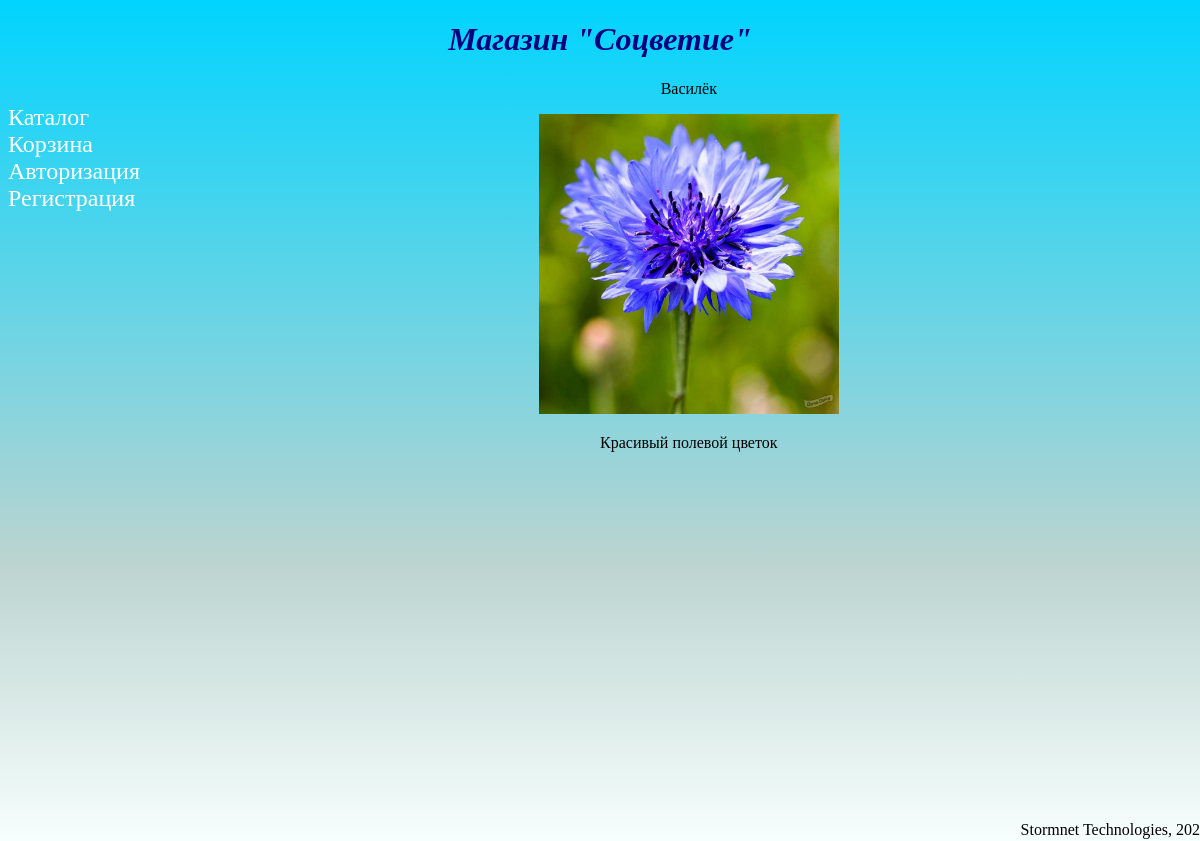
The app's page /vasilyok with its own data.
### Main/models.py (models this page shows, shortened)
class Flowers(models.Model):
    name = models.CharField(max_length=50)
    price = models.DecimalField(decimal_places=2, max_digits=6)
    description = models.TextField(max_length=100)
    photo = models.ImageField(upload_to='flowers')
    quantity = models.PositiveIntegerField()
    slug = models.SlugField(max_length=50, default=' ')

### Main/views.py (the view)
# urls.py: path('<slug:slug>', FlowerDetailView.as_view(), name='detail')
class FlowerDetailView(View):
    def get(self, request, slug):
        flower = Flowers.objects.get(slug=slug)
        context = {'flower': flower}
        html = 'Flower.html'
        return render(request, html, context)

### Main/templates/Flower.html
{% extends "base.html" %}
{% block content %}
<div style="text-align:center;">
    <p>{{flower.name}}</p>
    <img src="{{flower.photo.url}}" style="width:300px;height:300px;">
    <p>{{flower.description}}</p>
</div>
{% endblock content %}

### Cart/templates/base.html (style rules this page uses)
html { height:100%; }
body { padding-bottom:20px; height:100%; background:linear-gradient(0deg, rgba(247,255,254,1) 0%, rgba(188,212,208,1) 33%, rgba(0,212,255,1) 100%) no-repeat; background-attachment: fixed; position:relative; }

### records on screen
Flowers: name "Василёк", photo (picture), description "Красивый полевой цветок"
